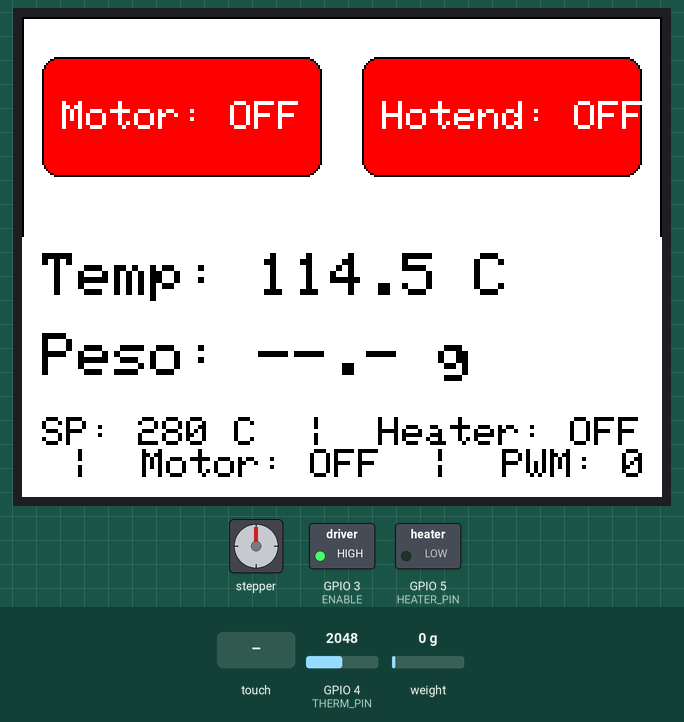
Bench run of a sketch on a simulated ESP32. Parts: 320×240 colour display, stepper motor, switched loads named in the sketch (green lamp = pin HIGH). The inputs (shaded band) are chosen by the test bench; at power-on: GPIO 4 (THERM_PIN) = 2048, weight on the scale 0 g (analog values on the 0–4095 scale). Stepper angles assume 200 steps per turn; what the sketch prints to the serial monitor is not drawn.

Above: at 1.2 s.
1.3 s: touch panel pressed at 13 % / 10 % of its raw x / y range
At 1.64 s:
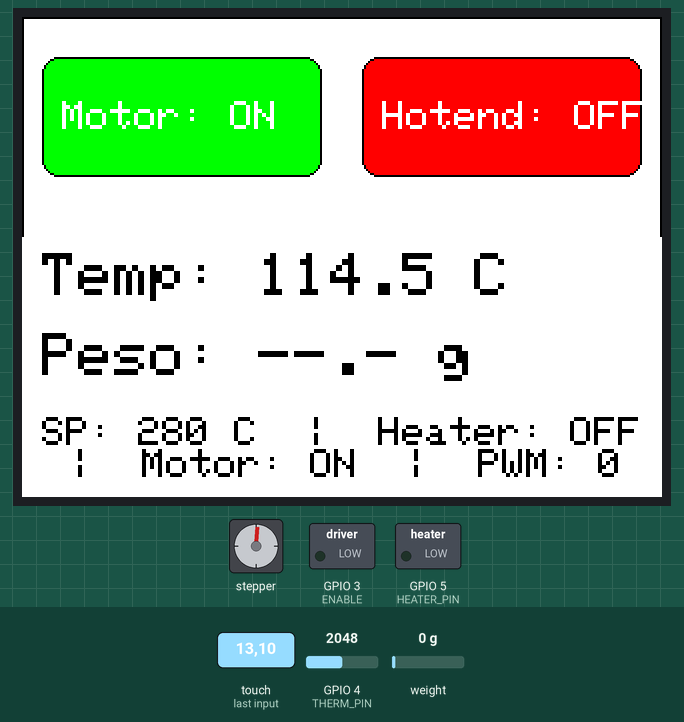
3.4 s: touch panel pressed at 62 % / 10 % of its raw x / y range
At 3.51 s:
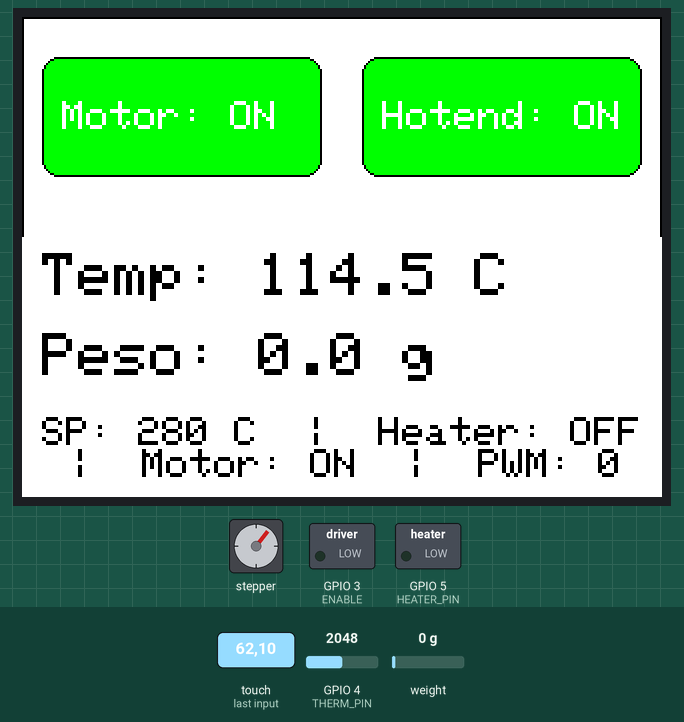
5.1 s: GPIO 4 (THERM_PIN) set to 1228
At 5.35 s:
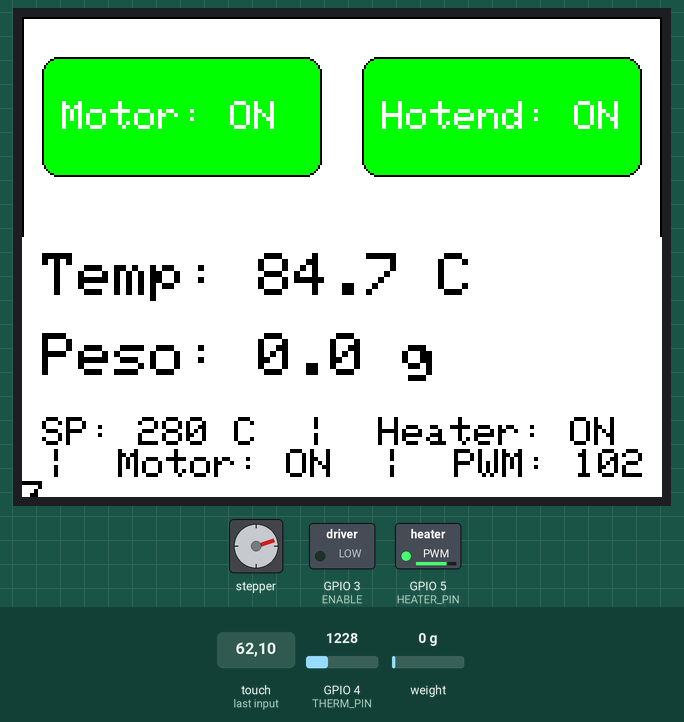
7.0 s: GPIO 4 (THERM_PIN) set to 2047
At 8.78 s:
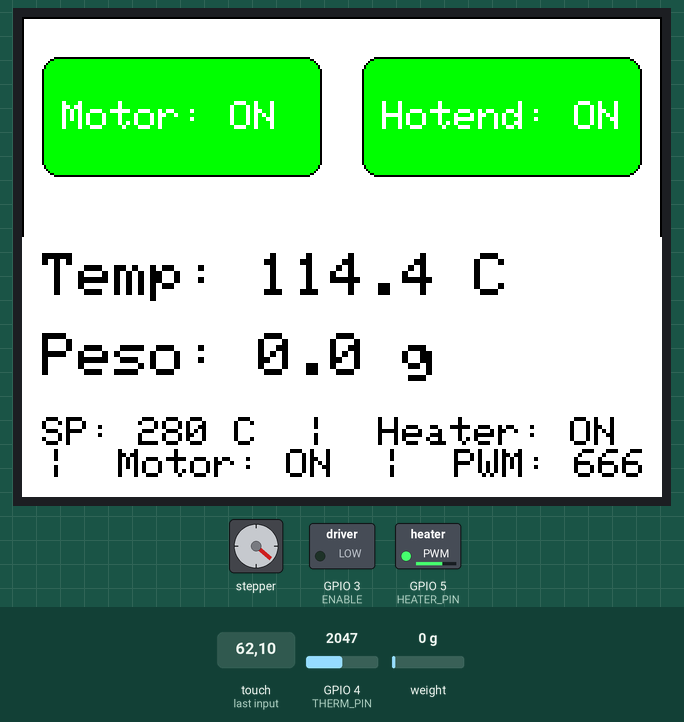
8.8 s: touch panel pressed at 38 % / 10 % of its raw x / y range
At 10.2 s:
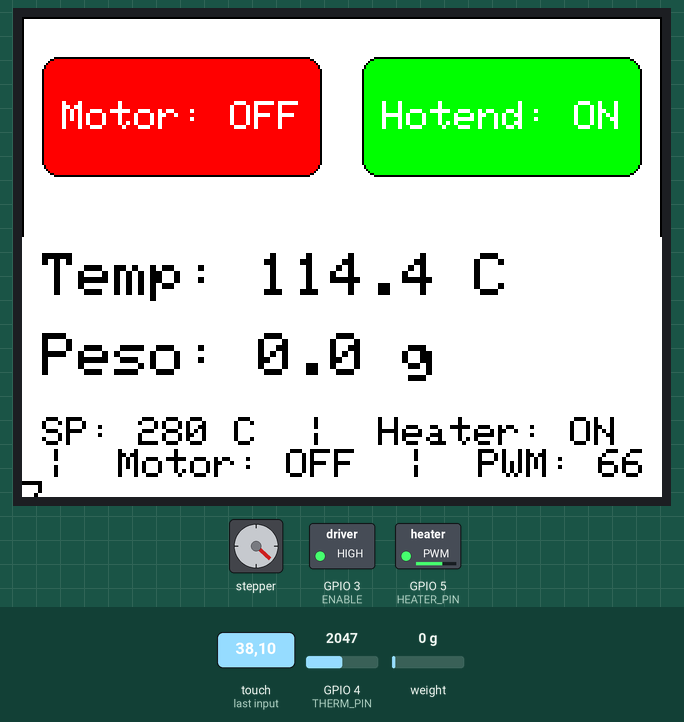
12.1 s: GPIO 4 (THERM_PIN) set to 240
At 13.9 s:
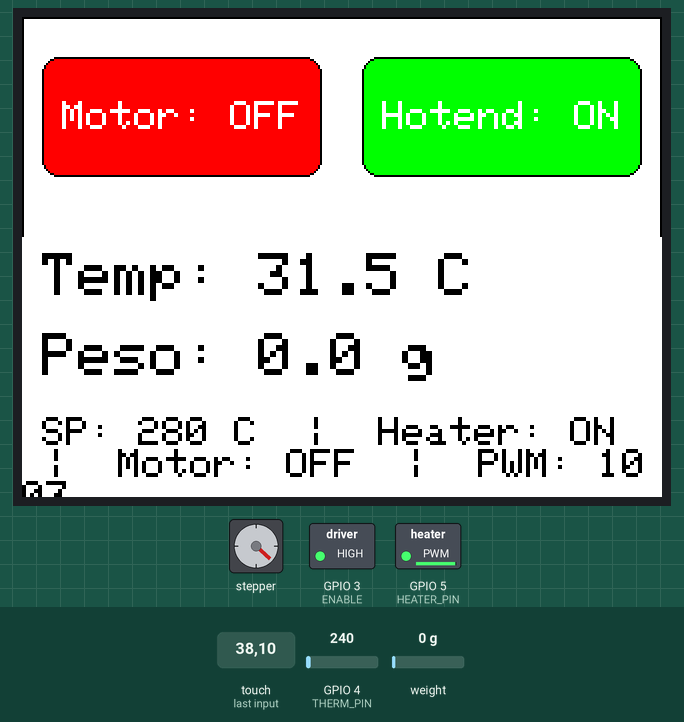
Timing chart, 0 to 15.4 s (numbered marks = the images above; inputs shaded):
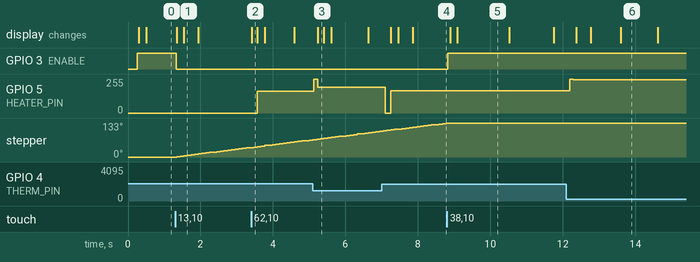

The sketch:

PET.ino
```cpp
#include <Arduino.h>
#include <SPI.h>
#include <Adafruit_GFX.h>
#include <Adafruit_ILI9341.h>
#include <XPT2046_Touchscreen.h>
#include <math.h>
#include <PID_v1.h>
#include <AccelStepper.h>
#include <HX711.h>
#include <freertos/FreeRTOS.h>
#include <freertos/task.h>
#include <freertos/queue.h>
#include <freertos/semphr.h>

// ==================== Pinos ====================
#define TFT_CS   8
#define TFT_DC   17
#define TFT_RST  18

#define TOUCH_CS  16
#define TOUCH_IRQ 15

#define THERM_PIN   4
#define HEATER_PIN  5

#define DIR   9
#define STEP  46
#define ENABLE 3

// HX711
#define HX711_DOUT  41
#define HX711_SCK   42

// ==================== Objetos ====================
Adafruit_ILI9341 tft(&SPI, TFT_DC, TFT_CS, TFT_RST);
XPT2046_Touchscreen ts(TOUCH_CS, TOUCH_IRQ);
AccelStepper stepper(AccelStepper::DRIVER, STEP, DIR);
HX711 scale;

// ==================== Layout/UI ====================
const int SCREEN_W = 320, SCREEN_H = 240;
const int MARGIN = 10;
const int BTN_W  = 140;
const int BTN_H  = 60;
const int BTN_SP = 20;

const int BTN1_X = MARGIN;                        // Motor
const int BTN1_Y = 20;
const int BTN2_X = BTN1_X + BTN_W + BTN_SP;       // Hotend
const int BTN2_Y = BTN1_Y;

const int TEMP_AREA_Y = 110;

#define COL_BG     ILI9341_WHITE
#define COL_ON     ILI9341_GREEN
#define COL_OFF    ILI9341_RED
#define COL_TEXT   ILI9341_BLACK
#define COL_FRAME  ILI9341_BLACK

// Touch calibração
int16_t TOUCH_X_MIN = 200,  TOUCH_X_MAX = 3800;
int16_t TOUCH_Y_MIN = 200,  TOUCH_Y_MAX = 3800;

// ==================== Termistor / PID / PWM ====================
const float VCC    = 3.30f;
const int   SAMPLES= 32;
const float R_PULL = 4700.0f;
const float R0     = 100000.0f;
const float t0     = 298.15f;   // 25°C (K)
const float BETA   = 3950.0f;

// SEU leitor (mantido)
float readV(){
  analogReadResolution(12);
  analogSetPinAttenuation(THERM_PIN, ADC_11db);
  uint32_t acc=0;
  for(int i=0;i<SAMPLES;i++) acc += analogRead(THERM_PIN);
  float adc = (float)acc / (float)SAMPLES;      // 0..4095
  return (adc / 4095.0f) * VCC;                 // volts no nó
}
float readTempC_raw(float &vnode, float &r_ntc){
  vnode = readV();
  r_ntc = R_PULL * (VCC - vnode) / max(vnode, 1e-6f); // pull-down
  float invT = (1.0f/t0) + (1.0f/BETA) * logf(r_ntc / R0);
  return (1.0f/invT) - 273.15f;
}

// PWM (LEDC 3.x)
const uint32_t PWM_HZ   = 500;
const uint8_t  PWM_RES  = 10;    // duty 0..1023
const bool     INVERT_OUTPUT = false;
inline uint16_t pwmMax(){ return (1u<<PWM_RES)-1u; }
inline void pwmBegin(){
  bool ok = ledcAttach(HEATER_PIN, PWM_HZ, PWM_RES);
  if (!ok) Serial.println(F("[ERRO] ledcAttach falhou!"));
  if (INVERT_OUTPUT) ledcOutputInvert(HEATER_PIN, true);
  ledcWrite(HEATER_PIN, 0);
}
inline void pwmWriteDuty(uint16_t duty){
  if (duty > pwmMax()) duty = pwmMax();
  if (INVERT_OUTPUT) duty = pwmMax() - duty;
  ledcWrite(HEATER_PIN, duty);
}
inline void heaterOff(){ pwmWriteDuty(0); }

// PID
double SetpointC = 280.0;
double InputC = 0.0, OutputPWM = 0.0;
double Kp = 4.0;     // 16 / 4
double Ki = 0.005;   // 0.02 / 4
double Kd = 11.0;    // 44 / 4
PID hotendPID(&InputC, &OutputPWM, &SetpointC, Kp, Ki, Kd, DIRECT);

const TickType_t PID_DT_TICKS = pdMS_TO_TICKS(100);
const float MAX_C = 300.0f;

// HX711 calibração
float CALIBRATION_FACTOR = 0.038126f;

// ==================== Estados (compartilhados) ====================
volatile bool motorOn  = false;
volatile bool heaterOn = false;

float tempC_shared   = NAN;
float grams_shared   = NAN;
uint16_t pwm_shared  = 0;

// Proteção (mutex)
SemaphoreHandle_t gMutex;

// ==================== UI helpers ====================
void drawButton(int x, int y, int w, int h, const char* label, bool on) {
  tft.fillRoundRect(x, y, w, h, 8, on ? COL_ON : COL_OFF);
  tft.drawRoundRect(x, y, w, h, 8, COL_FRAME);
  tft.setTextColor(ILI9341_WHITE);
  tft.setTextSize(2);
  int16_t bx = x + 10;
  int16_t by = y + (h/2) - 8;
  tft.setCursor(bx, by);
  tft.print(label);
}
void drawUI() {
  tft.fillScreen(COL_BG);
  tft.drawRect(0, 0, SCREEN_W, SCREEN_H, COL_FRAME);
  drawButton(BTN1_X, BTN1_Y, BTN_W, BTN_H, motorOn  ? "Motor: ON"  : "Motor: OFF",  motorOn);
  drawButton(BTN2_X, BTN2_Y, BTN_W, BTN_H, heaterOn ? "Hotend: ON" : "Hotend: OFF", heaterOn);
}
void updateInfoOnScreen(float tC, float grams, bool heater, bool motor, uint16_t pwm) {
  tft.fillRect(0, TEMP_AREA_Y, SCREEN_W, SCREEN_H - TEMP_AREA_Y, COL_BG);
  tft.setTextColor(COL_TEXT);
  tft.setTextSize(3);
  tft.setCursor(MARGIN, TEMP_AREA_Y + 8);
  tft.print("Temp: ");
  tft.print(tC, 1);
  tft.print(" C");

  tft.setCursor(MARGIN, TEMP_AREA_Y + 48);
  tft.print("Peso: ");
  if (isnan(grams)) tft.print("--.-");
  else tft.print(grams, 1);
  tft.print(" g");

  tft.setTextSize(2);
  tft.setCursor(MARGIN, TEMP_AREA_Y + 90);
  tft.print("SP: ");
  tft.print(SetpointC, 0);
  tft.print(" C  |  Heater: ");
  tft.print(heater ? "ON" : "OFF");
  tft.print("  |  Motor: ");
  tft.print(motor ? "ON" : "OFF");
  tft.print("  |  PWM: ");
  tft.print(pwm);
}
bool touchToScreen(int16_t &sx, int16_t &sy) {
  if (!ts.touched()) return false;
  TS_Point p = ts.getPoint();
  sx = map(p.x, TOUCH_X_MIN, TOUCH_X_MAX, 0, SCREEN_W);
  sy = map(p.y, TOUCH_Y_MIN, TOUCH_Y_MAX, 0, SCREEN_H);
  return true;
}
bool pointInRect(int16_t x, int16_t y, int rx, int ry, int rw, int rh) {
  return (x >= rx && x < rx+rw && y >= ry && y < ry+rh);
}

// ==================== HX711 helpers ====================
bool hx711Init() {
  scale.begin(HX711_DOUT, HX711_SCK);
  vTaskDelay(pdMS_TO_TICKS(100));
  if (!scale.is_ready()) return false;
  scale.set_scale(CALIBRATION_FACTOR);
  scale.set_offset(2557);
  scale.tare(10);
  return true;
}
float readWeightGrams() {
  if (!scale.is_ready()) return NAN;
  return scale.get_units(5);
}

// ==================== Tasks ====================
void TaskUI(void *pv){
  // UI INIT
  tft.begin();
  ts.begin();
  tft.setRotation(1);
  ts.setRotation(1);
  drawUI();

  uint32_t lastUi = 0;
  uint32_t lastTouch = 0;

  for(;;){
    // Touch (debounce ~150 ms)
    int16_t x, y;
    if (ts.touched()){
      uint32_t now = millis();
      if (now - lastTouch > 150){
        lastTouch = now;
        if (touchToScreen(x,y)){
          if (pointInRect(x,y,BTN1_X,BTN1_Y,BTN_W,BTN_H)){
            motorOn = !motorOn;
            drawButton(BTN1_X, BTN1_Y, BTN_W, BTN_H, motorOn ? "Motor: ON" : "Motor: OFF", motorOn);
            digitalWrite(ENABLE, motorOn ? LOW : HIGH);
          } else if (pointInRect(x,y,BTN2_X,BTN2_Y,BTN_W,BTN_H)){
            heaterOn = !heaterOn;
            drawButton(BTN2_X, BTN2_Y, BTN_W, BTN_H, heaterOn ? "Hotend: ON" : "Hotend: OFF", heaterOn);
            if (!heaterOn) heaterOff();
          }
        }
      }
    }

    // Atualização da área de info ~5 Hz
    if (millis() - lastUi >= 200){
      lastUi = millis();
      float t, g; bool h, m; uint16_t pwm;
      // snapshot protegido
      if (xSemaphoreTake(gMutex, pdMS_TO_TICKS(5)) == pdTRUE){
        t = tempC_shared; g = grams_shared; h = heaterOn; m = motorOn; pwm = pwm_shared;
        xSemaphoreGive(gMutex);
      } else { t = tempC_shared; g = grams_shared; h = heaterOn; m = motorOn; pwm = pwm_shared; }
      updateInfoOnScreen(t, g, h, m, pwm);
    }

    vTaskDelay(pdMS_TO_TICKS(10));
  }
}

void TaskHeater(void *pv){
  // PWM + PID init
  pinMode(THERM_PIN, INPUT);
  pwmBegin();

  hotendPID.SetMode(AUTOMATIC);
  hotendPID.SetOutputLimits(0, (double)pwmMax());
  hotendPID.SetSampleTime(pdTICKS_TO_MS(PID_DT_TICKS));

  for(;;){
    float V, R;
    float tC = readTempC_raw(V, R);

    if (heaterOn){
      if (tC >= MAX_C){
        heaterOn = false;
        heaterOff();
        Serial.println(F("[FAILSAFE] Overtemp. Heater OFF."));
      } else {
        InputC = (double)tC;
        hotendPID.Compute();
        uint16_t duty = (uint16_t)OutputPWM;
        pwmWriteDuty(duty);
        // publica PWM
        if (xSemaphoreTake(gMutex, pdMS_TO_TICKS(1)) == pdTRUE){
          pwm_shared = duty;
          xSemaphoreGive(gMutex);
        } else {
          pwm_shared = duty;
        }
      }
    } else {
      heaterOff();
      if (xSemaphoreTake(gMutex, pdMS_TO_TICKS(1)) == pdTRUE){
        pwm_shared = 0;
        xSemaphoreGive(gMutex);
      } else { pwm_shared = 0; }
    }

    // publica temperatura
    if (xSemaphoreTake(gMutex, pdMS_TO_TICKS(1)) == pdTRUE){
      tempC_shared = tC;
      xSemaphoreGive(gMutex);
    } else {
      tempC_shared = tC;
    }

    vTaskDelay(PID_DT_TICKS); // ~100 ms
  }
}

void TaskStepper(void *pv){
  // Driver stepper
  pinMode(ENABLE, OUTPUT);
  digitalWrite(ENABLE, HIGH); // desliga no boot
  stepper.setMaxSpeed(100);
  stepper.setSpeed(10);

  for(;;){
    if (motorOn){
      stepper.runSpeed(); // deve ser chamado MUITO frequente
      // 1-2 ms dá conta de 50*16 steps/s
      vTaskDelay(pdMS_TO_TICKS(1));
    } else {
      vTaskDelay(pdMS_TO_TICKS(10));
    }
  }
}

void TaskHX711(void *pv){
  if (!hx711Init()){
    Serial.println(F("[HX711] Nao pronto. Verifique pinos/fios."));
  } else {
    Serial.println(F("[HX711] OK. Tara feita."));
  }

  for(;;){
    float g = readWeightGrams();
    // se quiser offsetzinho, aplique aqui (ex.: +2 g)
    // g += 2.0f;

    if (xSemaphoreTake(gMutex, pdMS_TO_TICKS(2)) == pdTRUE){
      grams_shared = g;
      xSemaphoreGive(gMutex);
    } else {
      grams_shared = g;
    }

    vTaskDelay(pdMS_TO_TICKS(100)); // ~10 Hz
  }
}

// ==================== Arduino setup/loop ====================
void setup(){
  Serial.begin(115200);
  SPI.begin();

  // Mutex
  gMutex = xSemaphoreCreateMutex();

  // Inicializa display/touch na task de UI (para evitar draws de outro core)
  // Cria Tasks
  xTaskCreatePinnedToCore(TaskUI,     "UI",     8192, nullptr, 2, nullptr, 1);
  xTaskCreatePinnedToCore(TaskHeater, "HEATER", 4096, nullptr, 3, nullptr, 1);
  xTaskCreatePinnedToCore(TaskStepper,"STEPPER",4096, nullptr, 2, nullptr, 0);
  xTaskCreatePinnedToCore(TaskHX711,  "HX711",  4096, nullptr, 2, nullptr, 0);

  // nada de heavy init aqui além do SPI.begin(); display é iniciado na TaskUI
}

void loop(){
  // vazio — tudo roda nas tasks
  // vTaskDelay(pdMS_TO_TICKS(1000));
}
```

Measured:
- after the input at 1.3 s, GPIO 3 (ENABLE): HIGH → LOW at once; stepper: keeps turning clockwise at about 18°/s, starting after 0.05 s; the display: first changes after 0.05 s (image 1 shows a later state)
- after the input at 3.4 s, GPIO 5 (HEATER_PIN): 0/255 → 165/255 after 0.17 s; the display: changes at once (image 2)
- after the input at 5.1 s, GPIO 5 (HEATER_PIN): 165/255 → 255/255 at once, → 195/255 0.10 s later; the display: changes after 0.13 s (image 3)
- after the input at 7.0 s, GPIO 5 (HEATER_PIN): 195/255 → 0/255 after 0.10 s, → 166/255 0.15 s later; the display: first changes after 0.25 s (image 4 shows a later state)
- after the input at 8.8 s, GPIO 3 (ENABLE): LOW → HIGH at once; stepper: stops changing and stays 133°
- after the input at 12.1 s, GPIO 5 (HEATER_PIN): 167/255 → 255/255 after 0.09 s, → 249/255 0.10 s later, → 250/255 0.42 s later
- what the display in image 1 shows lasts 0.4 s, from 1.5 s to 1.9 s
